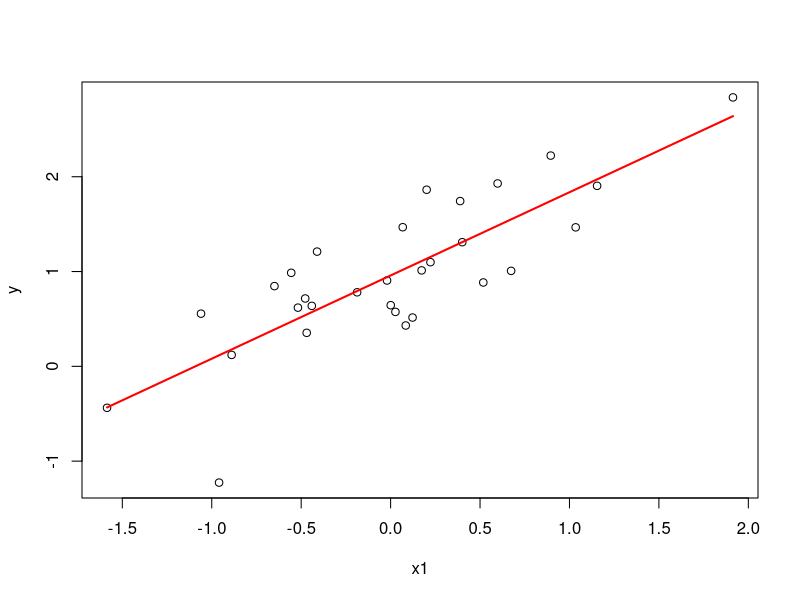

Reproduce this figure in R.
## ---- chunk 1
n <- 30
set.seed(19062017) ## to always obtain the same numbers
eps <- rnorm(n, sd=0.5)
x1 <- rnorm(n); x2 <- rnorm(n); x3 <- rnorm(n)
y <- 1 + x1 + eps
## ---- chunk 2
lm1 <- lm( y ~ x1 )
lm2 <- lm( y ~ x1 + x2 )
lm3 <- lm( y ~ x1 + x3 )
lm4 <- lm( y ~ x1 + x2 + x3)
## ---- chunk 3
summary(lm1)
summary(lm2)
summary(lm3)
summary(lm4)
## ---- chunk 4
# anova performs a model f test
anova(lm1, lm2)
anova(lm1, lm3)
anova(lm1, lm4)
## ---- chunk 5
# anova performs a model f test
anova(lm2, lm3)
anova(lm2, lm4)
## ---- chunk 6
# anova performs a model f test
anova(lm3, lm4)
## ---- chunk 7
plot(x1,y)
beta <- lm1$coefficients
curve(beta[1] + beta[2]*x, lwd=2, col="red", add=T)
